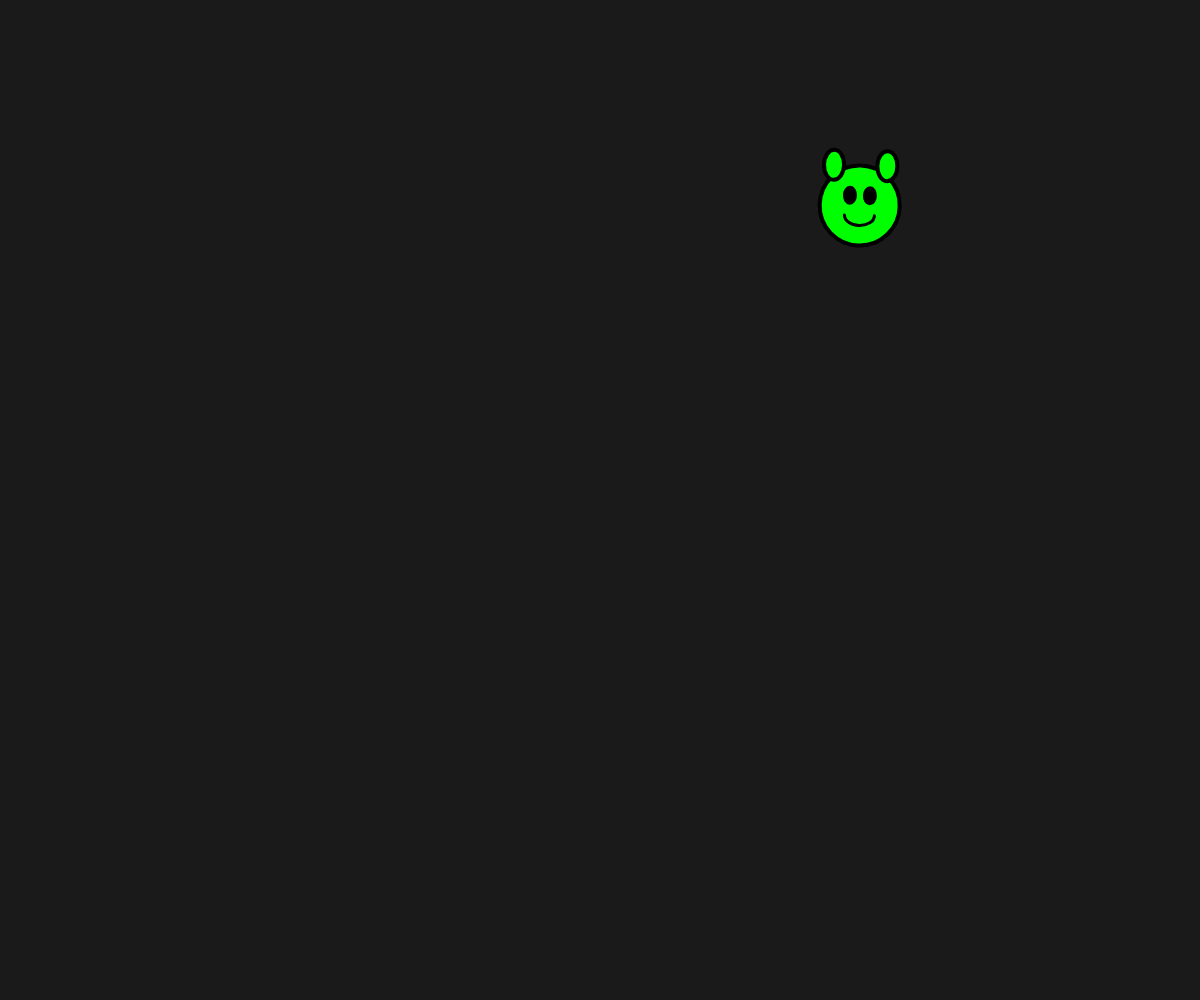
Frame 1 (no input)
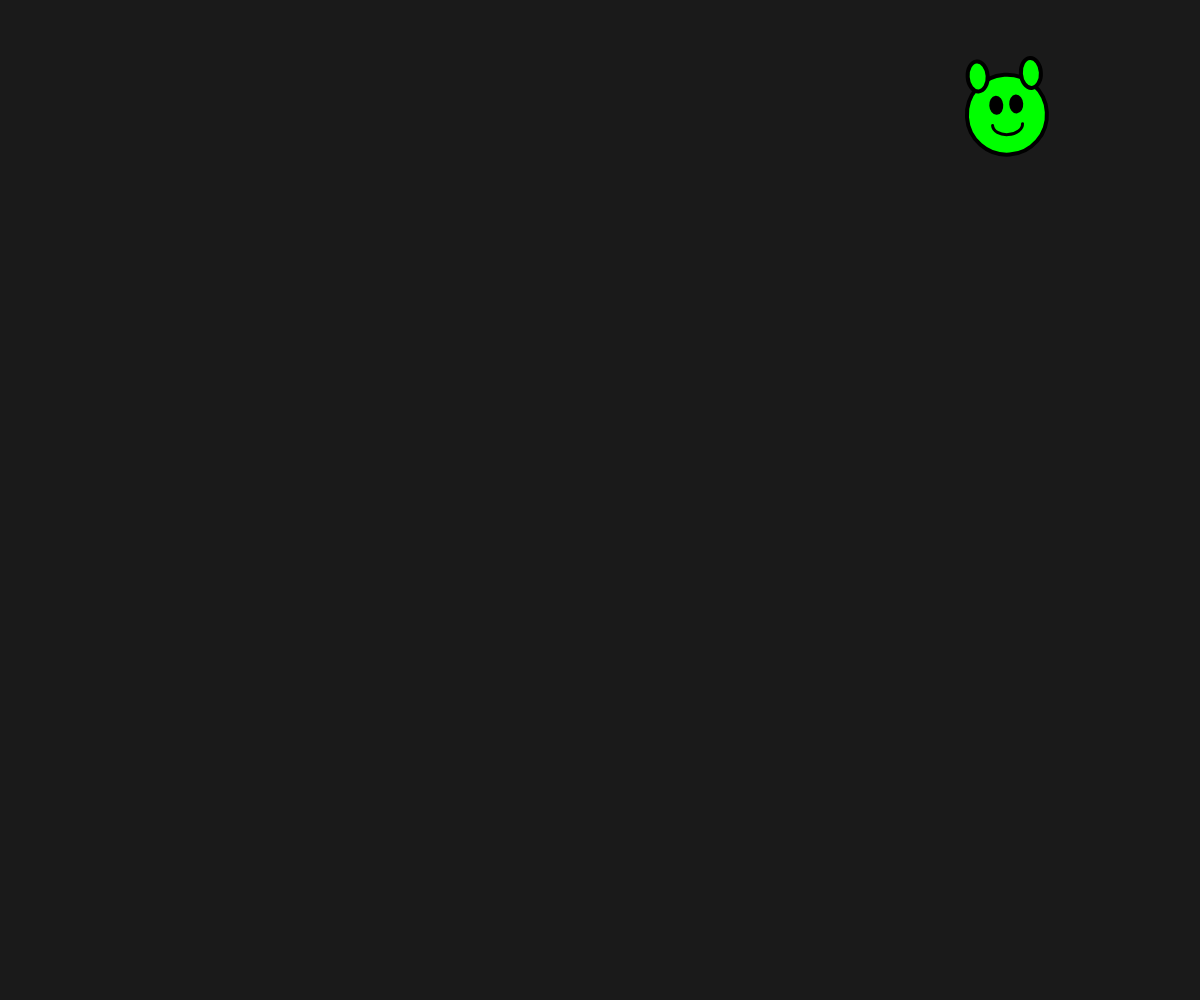
Frame 60 (no input)
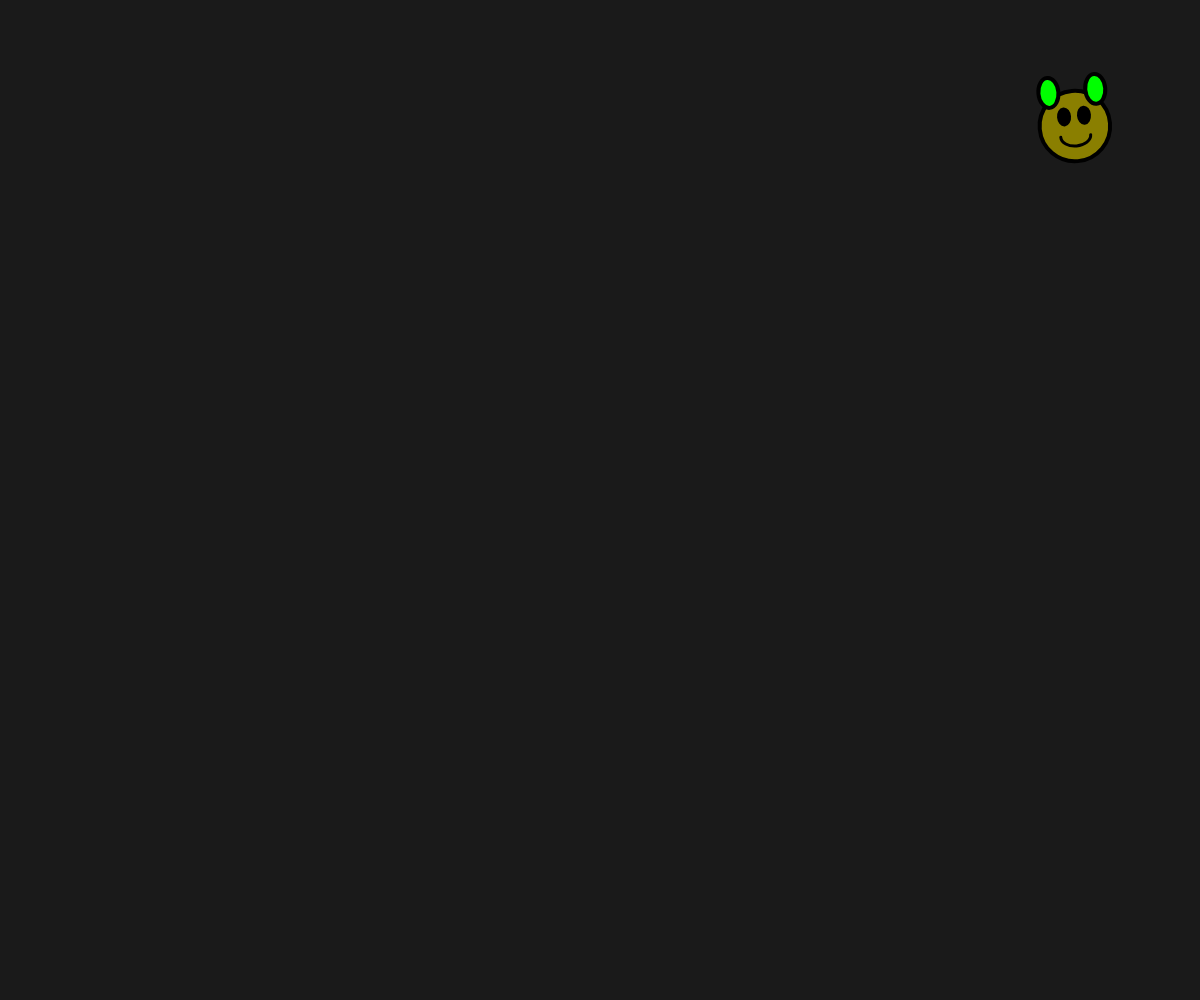
Frame 120 (the mouse pressed at the canvas centre since frame 60)

The p5.js sketch that drew these frames (run headless with seeded random() and noise() and a simulated clock; from frame 60 on, the mouse is pressed at the canvas centre):

// p5.js sketch
// ── sketch.js
let gremlin;

function setup() {
  createCanvas(windowWidth, windowHeight);
  gremlin = new Gremlin();
}

function draw() {
  background(26, 26, 26); // dark background
  gremlin.move();
  gremlin.display();
}

function mousePressed() {
  gremlin.goCrazy();
}

class Gremlin {
  constructor() {
    this.x = random(width);
    this.y = random(height);
    this.size = 80;
    this.color = color(0, 255, 0); // Shrek Green
    this.speedX = random(-5, 5);
    this.speedY = random(-5, 5);
    this.wiggle = 0;
  }
  
  move() {
    this.x += this.speedX;
    this.y += this.speedY;

    // Bounce off walls
    if (this.x < this.size/2 || this.x > width - this.size/2) {
      this.speedX *= -1;
    }
    if (this.y < this.size/2 || this.y > height - this.size/2) {
      this.speedY *= -1;
    }
    
    // Add a little "wiggle" effect to make it goofy
    this.wiggle = sin(frameCount * 0.3) * 5;
  }
  
  display() {
    push();
    translate(this.x, this.y);
    rotate(radians(this.wiggle)); // lil shaky rotate
    fill(this.color);
    stroke(0);
    strokeWeight(4);
    ellipse(0, 0, this.size, this.size);
    
    // Make goofy little "ears"
    fill(0, 255, 0);
    ellipse(-this.size/3, -this.size/2, 20, 30); // left ear
    ellipse(this.size/3, -this.size/2, 20, 30); // right ear
    
    // Gremlin eyes
    fill(0);
    ellipse(-10, -10, 10, 15);
    ellipse(10, -10, 10, 15);
    
    // Gremlin mouth (little mischievous smile)
    noFill();
    stroke(0);
    strokeWeight(3);
    arc(0, 10, 30, 20, 0, PI);
    pop();
  }
  
  goCrazy() {
    // When you click, he PANICS
    this.speedX = random(-7, 7);
    this.speedY = random(-7, 7);
    this.color = color(random(100,255), random(100,255), 0); // wild color shift
    this.size = random(60, 100); // sometimes gets bigger or smaller
  }
}
